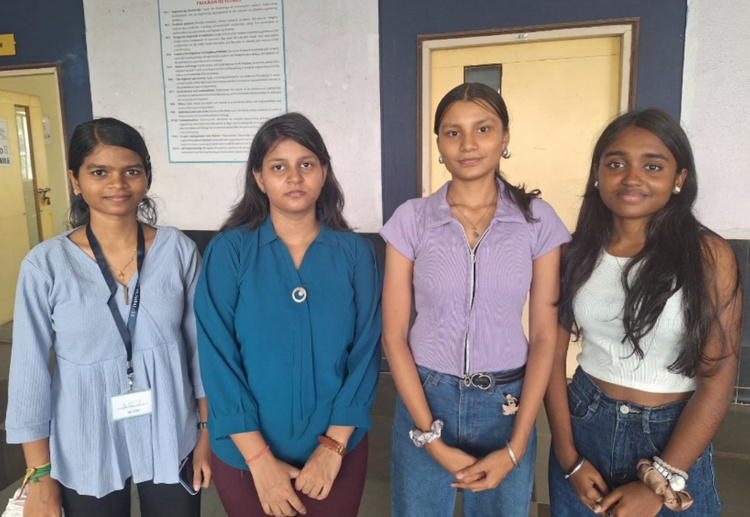
#> input picture imageus.jpg, 750 x 517 px, shrunk from 1091 x 752 before the run
$ python imageus.py
#> lines starting #> are read from the running program, lines starting #| are printed output that depends on the picture; after the words box and inside, x2 and y2 are one past the last pixel; in counts of white or black regions, pixels touching at a corner belong together; pictures that were not available may be replaced by others from this repository, and a replacement may not be noted
import cv2

# Load the pre-trained Haar Cascade classifier for face detection
face_cascade = cv2.CascadeClassifier(cv2.data.haarcascades + 'haarcascade_frontalface_default.xml')

# Read the image
image = cv2.imread('imageus.jpg')
#> image is the input picture: shape (517, 750, 3); mean B, G, R 132.1, 132.6, 137.1
image = cv2.imread('imageus1.jpg')
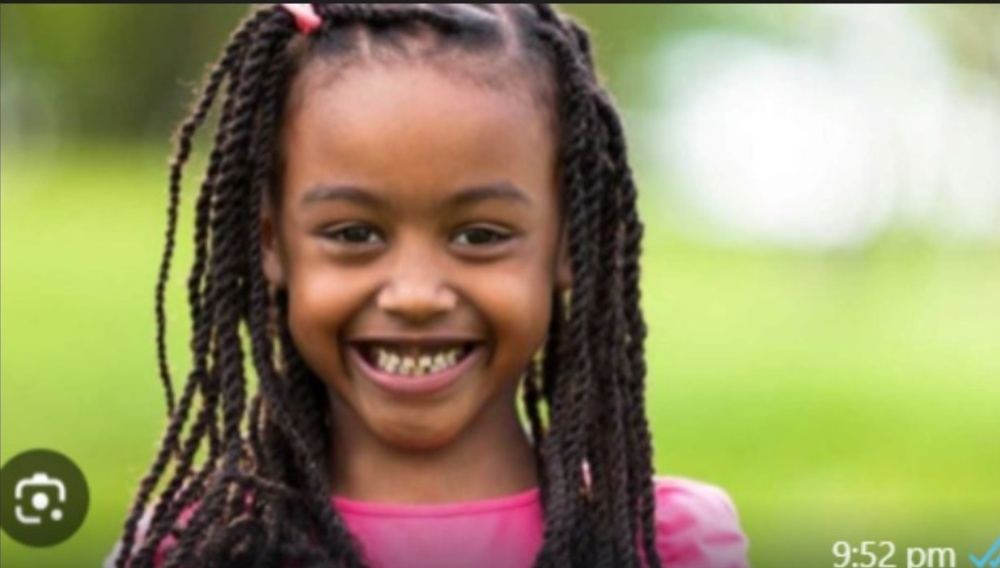
#> input picture girl.jpg, 1000 x 568 px, shrunk from 1454 x 826 before the run, given in place of imageus1.jpg, which was not available
#> image is the input picture: shape (568, 1000, 3); mean B, G, R 99.9, 143.8, 148.7

# Convert the image to grayscale
gray_image = cv2.cvtColor(image, cv2.COLOR_BGR2GRAY)
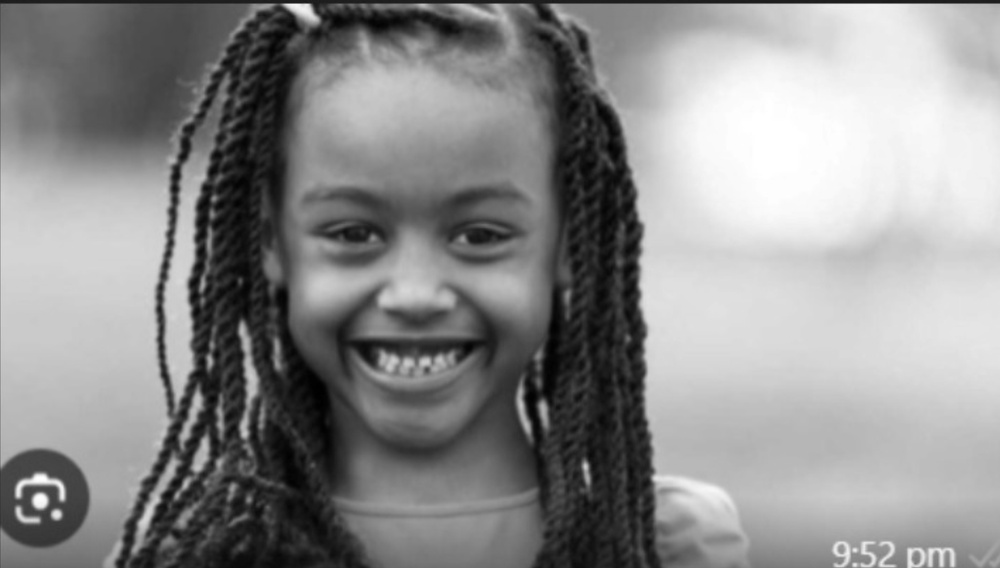
#> gray_image: shape (568, 1000); min 0, max 255, mean 140.2

# Perform face detection
faces = face_cascade.detectMultiScale(
    gray_image,
    scaleFactor=1.1,  # Adjust the scale factor for accuracy
    minNeighbors=5,   # Adjust the number of neighbors for accuracy
    minSize=(30, 30)  # Set minimum size for detected faces
)
#> faces = [[221, 74, 391, 391]]

# Draw rectangles around detected faces
for (x, y, w, h) in faces:
    cv2.rectangle(image, (x, y), (x + w, y + h), (0, 255, 0), 2)
#> this loop made 1 pass
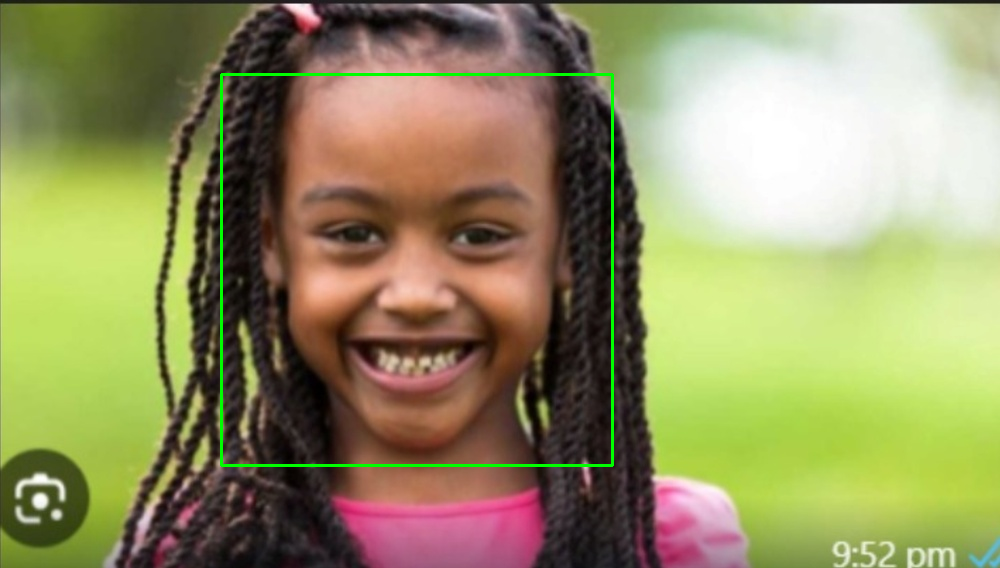
#> image: shape (568, 1000, 3); 0.83% of pixels changed, all inside (x1, y1, x2, y2) = (220, 73, 614, 467)

# Display the output image with detected faces
cv2.imshow('Face Detection', image)
cv2.waitKey(0)
cv2.destroyAllWindows()
